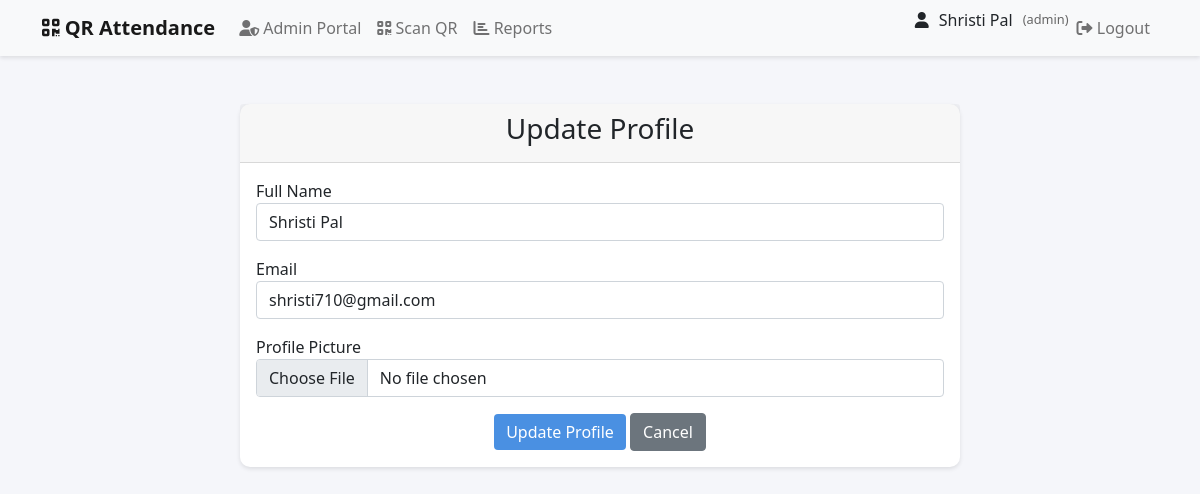
The app's page /update_profile (signed in) with its own data.
### app/models/user.py (models this page shows, shortened)
class User(UserMixin, db.Model):
    id = db.Column(db.Integer, primary_key=True)
    username = db.Column(db.String(64), unique=True, nullable=False)
    email = db.Column(db.String(120), unique=True, nullable=False)
    name = db.Column(db.String(64), nullable=False)
    password_hash = db.Column(db.String(128))
    role = db.Column(db.String(20), default='student')  # 'admin' or 'student'
    qr_code = db.Column(db.String(128))
    qr_code_created_at = db.Column(db.DateTime, default=datetime.utcnow)
    profile_picture = db.Column(db.String(128))
    email_notifications = db.Column(db.Boolean, default=True)
    attendance_reminders = db.Column(db.Boolean, default=True)
    weekly_reports = db.Column(db.Boolean, default=True)
    language = db.Column(db.String(10), default='en')
    timezone = db.Column(db.String(20), default='UTC')
    last_login = db.Column(db.DateTime)
    login_attempts = db.Column(db.Integer, default=0)
    account_locked_until = db.Column(db.DateTime)
    attendance_records = db.relationship('Attendance', backref='user', lazy='dynamic', cascade='all, delete-orphan')

### app/routes/main.py (the view, shortened to what this page needs)
@bp.route('/update_profile', methods=['GET', 'POST'])
@login_required
def update_profile():
    return render_template('update_profile.html')

### app/models/user.py (called while the page is built)
@login_manager.user_loader
def load_user(user_id):
    return User.query.get(int(user_id))

### app/templates/update_profile.html (shortened to what this page needs)
{% extends "base.html" %}
{% block content %}
<div class="container mt-5">
    <div class="row justify-content-center">
        <div class="col-md-8">
            <div class="card">
                <div class="card-header">
                    <h3 class="text-center">Update Profile</h3>
                </div>
                <div class="card-body">
                    <form method="POST" enctype="multipart/form-data">
                        <div class="form-group mb-3">
                            <label for="name">Full Name</label>
                            <input type="text" class="form-control" id="name" name="name" value="{{ current_user.name }}" required>
                        </div>
                        <div class="form-group mb-3">
                            <label for="email">Email</label>
                            <input type="email" class="form-control" id="email" name="email" value="{{ current_user.email }}" required>
                        </div>
                        <div class="form-group mb-3">
                            <label for="profile_picture">Profile Picture</label>
                            <input type="file" class="form-control" id="profile_picture" name="profile_picture" accept="image/*">
                        </div>
                        <div class="text-center">
                            <button type="submit" class="btn btn-primary">Update Profile</button>
                            <a href="{{ url_for('main.student_dashboard') }}" class="btn btn-secondary">Cancel</a>
                        </div>
                    </form>
                </div>
            </div>
        </div>
    </div>
</div>
{% endblock %}

### app/templates/base.html (shortened to what this page needs)
<!DOCTYPE html>
<html lang="en">
<head>
    <link href="https://cdn.jsdelivr.net/npm/bootstrap@5.1.3/dist/css/bootstrap.min.css" rel="stylesheet">
    <link href="https://cdnjs.cloudflare.com/ajax/libs/font-awesome/6.0.0/css/all.min.css" rel="stylesheet">
</head>
<body>
    <nav class="navbar navbar-expand-lg navbar-light bg-light">
        <div class="container">
            <a class="navbar-brand" href="{{ url_for('main.index') }}">
                <i class="fas fa-qrcode"></i> QR Attendance
            </a>
            <div class="collapse navbar-collapse" id="navbarNav">
                <ul class="navbar-nav me-auto">
                    {% if current_user.is_authenticated %}
                        {% if current_user.role == 'admin' %}
                            <li class="nav-item">
                                <a class="nav-link" href="{{ url_for('admin.admin_portal') }}">
                                    <i class="fas fa-user-shield"></i> Admin Portal
                                </a>
                            </li>
                            <li class="nav-item">
                                <a class="nav-link" href="{{ url_for('attendance.scan') }}">
                                    <i class="fas fa-qrcode"></i> Scan QR
                                </a>
                            </li>
                            <li class="nav-item">
                                <a class="nav-link" href="{{ url_for('attendance.attendance_report') }}">
                                    <i class="fas fa-chart-bar"></i> Reports
                                </a>
                            </li>
                        {% endif %}
                    {% endif %}
                </ul>
                <ul class="navbar-nav">
                    {% if current_user.is_authenticated %}
                        <li class="nav-item">
                            <div class="user-info">
                                <i class="fas fa-user"></i>
                                <span>{{ current_user.name }}</span>
                                <span class="user-role">({{ current_user.role }})</span>
                            </div>
                        </li>
                        <li class="nav-item">
                            <a class="nav-link" href="{{ url_for('auth.logout') }}">
                                <i class="fas fa-sign-out-alt"></i> Logout
                            </a>
                        </li>
                    {% endif %}
                </ul>
            </div>
        </div>
    </nav>
    <div class="container mt-4">
        {% block content %}{% endblock %}
    </div>
</body>
</html>

### app/templates/base.html (style rules this page uses)
:root { --primary-color: #4a90e2; --secondary-color: #f5f6fa; }
body { background-color: var(--secondary-color); font-family: 'Segoe UI', Tahoma, Geneva, Verdana, sans-serif; }
.navbar { background-color: white; box-shadow: 0 2px 4px rgba(0,0,0,0.1); }
.card { border: none; border-radius: 10px; box-shadow: 0 2px 4px rgba(0,0,0,0.1); transition: transform 0.2s; }
.btn-primary { background-color: var(--primary-color); border: none; }
.navbar-brand { font-weight: bold; }
.nav-link { color: #333; }
.user-info { display: flex; align-items: center; gap: 10px; }
.user-role { font-size: 0.8em; color: #666; }

### records on screen
User: name "Shristi Pal", role "admin", email "shristi710@gmail.com"
